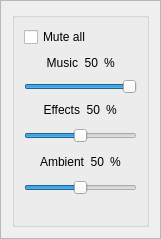
   <widget class="QFrame" name="frame_audio">
    <property name="geometry">
     <rect>
      <x>270</x>
      <y>70</y>
      <width>161</width>
      <height>181</height>
     </rect>
    </property>
    <property name="frameShape">
     <enum>QFrame::StyledPanel</enum>
    </property>
    <property name="frameShadow">
     <enum>QFrame::Raised</enum>
    </property>
    <layout class="QHBoxLayout" name="horizontalLayout_8">
     <item>
      <spacer name="horizontalSpacer_11">
       <property name="orientation">
        <enum>Qt::Horizontal</enum>
       </property>
       <property name="sizeHint" stdset="0">
        <size>
         <width>40</width>
         <height>20</height>
        </size>
       </property>
      </spacer>
     </item>
     <item>
      <layout class="QVBoxLayout" name="verticalLayout_7">
       <item>
        <spacer name="verticalSpacer_11">
         <property name="orientation">
          <enum>Qt::Vertical</enum>
         </property>
         <property name="sizeHint" stdset="0">
          <size>
           <width>20</width>
           <height>40</height>
          </size>
         </property>
        </spacer>
       </item>
       <item>
        <widget class="QGroupBox" name="groupBox_14">
         <property name="title">
          <string/>
         </property>
         <layout class="QVBoxLayout" name="verticalLayout_28">
          <item>
           <widget class="QCheckBox" name="checkBox_Sound_Mute">
            <property name="text">
             <string>Mute all</string>
            </property>
           </widget>
          </item>
          <item>
           <layout class="QVBoxLayout" name="verticalLayout_9">
            <item>
             <layout class="QHBoxLayout" name="horizontalLayout_13">
              <item>
               <spacer name="horizontalSpacer_26">
                <property name="orientation">
                 <enum>Qt::Horizontal</enum>
                </property>
                <property name="sizeHint" stdset="0">
                 <size>
                  <width>40</width>
                  <height>20</height>
                 </size>
                </property>
               </spacer>
              </item>
              <item>
               <widget class="QLabel" name="label_12">
                <property name="text">
                 <string>Music</string>
                </property>
                <property name="alignment">
                 <set>Qt::AlignRight|Qt::AlignTrailing|Qt::AlignVCenter</set>
                </property>
               </widget>
              </item>
              <item>
               <widget class="QLabel" name="label_19">
                <property name="maximumSize">
                 <size>
                  <width>40</width>
                  <height>16777215</height>
                 </size>
                </property>
                <property name="text">
                 <string>50</string>
                </property>
                <property name="alignment">
                 <set>Qt::AlignRight|Qt::AlignTrailing|Qt::AlignVCenter</set>
                </property>
               </widget>
              </item>
              <item>
               <widget class="QLabel" name="label_20">
                <property name="text">
                 <string>%</string>
                </property>
                <property name="alignment">
                 <set>Qt::AlignLeading|Qt::AlignLeft|Qt::AlignVCenter</set>
                </property>
               </widget>
              </item>
              <item>
               <spacer name="horizontalSpacer_27">
                <property name="orientation">
                 <enum>Qt::Horizontal</enum>
                </property>
                <property name="sizeHint" stdset="0">
                 <size>
                  <width>40</width>
                  <height>20</height>
                 </size>
                </property>
               </spacer>
              </item>
             </layout>
            </item>
            <item>
             <widget class="QSlider" name="horizontalSlider_Sound_Volume">
              <property name="styleSheet">
               <string notr="true"/>
              </property>
              <property name="maximum">
               <number>100</number>
              </property>
              <property name="sliderPosition">
               <number>100</number>
              </property>
              <property name="orientation">
               <enum>Qt::Horizontal</enum>
              </property>
             </widget>
            </item>
           </layout>
          </item>
          <item>
           <layout class="QVBoxLayout" name="verticalLayout_10">
            <item>
             <layout class="QHBoxLayout" name="horizontalLayout_14">
              <item>
               <spacer name="horizontalSpacer_28">
                <property name="orientation">
                 <enum>Qt::Horizontal</enum>
                </property>
                <property name="sizeHint" stdset="0">
                 <size>
                  <width>40</width>
                  <height>20</height>
                 </size>
                </property>
               </spacer>
              </item>
              <item>
               <widget class="QLabel" name="label_13">
                <property name="text">
                 <string>Effects</string>
                </property>
                <property name="alignment">
                 <set>Qt::AlignRight|Qt::AlignTrailing|Qt::AlignVCenter</set>
                </property>
               </widget>
              </item>
              <item>
               <widget class="QLabel" name="label_21">
                <property name="maximumSize">
                 <size>
                  <width>40</width>
                  <height>16777215</height>
                 </size>
                </property>
                <property name="text">
                 <string>50</string>
                </property>
                <property name="alignment">
                 <set>Qt::AlignRight|Qt::AlignTrailing|Qt::AlignVCenter</set>
                </property>
               </widget>
              </item>
              <item>
               <widget class="QLabel" name="label_22">
                <property name="text">
                 <string>%</string>
                </property>
                <property name="alignment">
                 <set>Qt::AlignLeading|Qt::AlignLeft|Qt::AlignVCenter</set>
                </property>
               </widget>
              </item>
              <item>
               <spacer name="horizontalSpacer_29">
                <property name="orientation">
                 <enum>Qt::Horizontal</enum>
                </property>
                <property name="sizeHint" stdset="0">
                 <size>
                  <width>40</width>
                  <height>20</height>
                 </size>
                </property>
               </spacer>
              </item>
             </layout>
            </item>
            <item>
             <widget class="QSlider" name="horizontalSlider_4">
              <property name="minimumSize">
               <size>
                <width>0</width>
                <height>20</height>
               </size>
              </property>
              <property name="maximum">
               <number>100</number>
              </property>
              <property name="pageStep">
               <number>1</number>
              </property>
              <property name="value">
               <number>50</number>
              </property>
              <property name="orientation">
               <enum>Qt::Horizontal</enum>
              </property>
             </widget>
            </item>
           </layout>
          </item>
          <item>
           <layout class="QVBoxLayout" name="verticalLayout_8">
            <item>
             <layout class="QHBoxLayout" name="horizontalLayout_12">
              <item>
               <spacer name="horizontalSpacer_25">
                <property name="orientation">
                 <enum>Qt::Horizontal</enum>
                </property>
                <property name="sizeHint" stdset="0">
                 <size>
                  <width>40</width>
                  <height>20</height>
                 </size>
                </property>
               </spacer>
              </item>
              <item>
               <widget class="QLabel" name="label_11">
                <property name="text">
                 <string>Ambient</string>
                </property>
                <property name="alignment">
                 <set>Qt::AlignRight|Qt::AlignTrailing|Qt::AlignVCenter</set>
                </property>
               </widget>
              </item>
              <item>
               <widget class="QLabel" name="label_17">
                <property name="maximumSize">
                 <size>
                  <width>40</width>
                  <height>16777215</height>
                 </size>
                </property>
                <property name="text">
                 <string>50</string>
                </property>
                <property name="alignment">
                 <set>Qt::AlignRight|Qt::AlignTrailing|Qt::AlignVCenter</set>
                </property>
               </widget>
              </item>
              <item>
               <widget class="QLabel" name="label_18">
                <property name="text">
                 <string>%</string>
                </property>
                <property name="alignment">
                 <set>Qt::AlignLeading|Qt::AlignLeft|Qt::AlignVCenter</set>
                </property>
               </widget>
              </item>
              <item>
               <spacer name="horizontalSpacer_24">
                <property name="orientation">
                 <enum>Qt::Horizontal</enum>
                </property>
                <property name="sizeHint" stdset="0">
                 <size>
                  <width>40</width>
                  <height>20</height>
                 </size>
                </property>
               </spacer>
              </item>
             </layout>
            </item>
            <item>
             <widget class="QSlider" name="horizontalSlider_2">
              <property name="minimumSize">
               <size>
                <width>0</width>
                <height>20</height>
               </size>
              </property>
              <property name="maximum">
               <number>100</number>
              </property>
              <property name="pageStep">
               <number>1</number>
              </property>
              <property name="value">
               <number>50</number>
              </property>
              <property name="orientation">
               <enum>Qt::Horizontal</enum>
              </property>
             </widget>
            </item>
           </layout>
          </item>
          <item>
           <spacer name="horizontalSpacer_13">
            <property name="orientation">
             <enum>Qt::Horizontal</enum>
            </property>
            <property name="sizeHint" stdset="0">
             <size>
              <width>397</width>
              <height>17</height>
             </size>
            </property>
           </spacer>
          </item>
         </layout>
        </widget>
       </item>
       <item>
        <spacer name="verticalSpacer_5">
         <property name="orientation">
          <enum>Qt::Vertical</enum>
         </property>
         <property name="sizeHint" stdset="0">
          <size>
           <width>20</width>
           <height>40</height>
          </size>
         </property>
        </spacer>
       </item>
      </layout>
     </item>
     <item>
      <spacer name="horizontalSpacer_12">
       <property name="orientation">
        <enum>Qt::Horizontal</enum>
       </property>
       <property name="sizeHint" stdset="0">
        <size>
         <width>14</width>
         <height>20</height>
        </size>
       </property>
      </spacer>
     </item>
    </layout>
   </widget>
